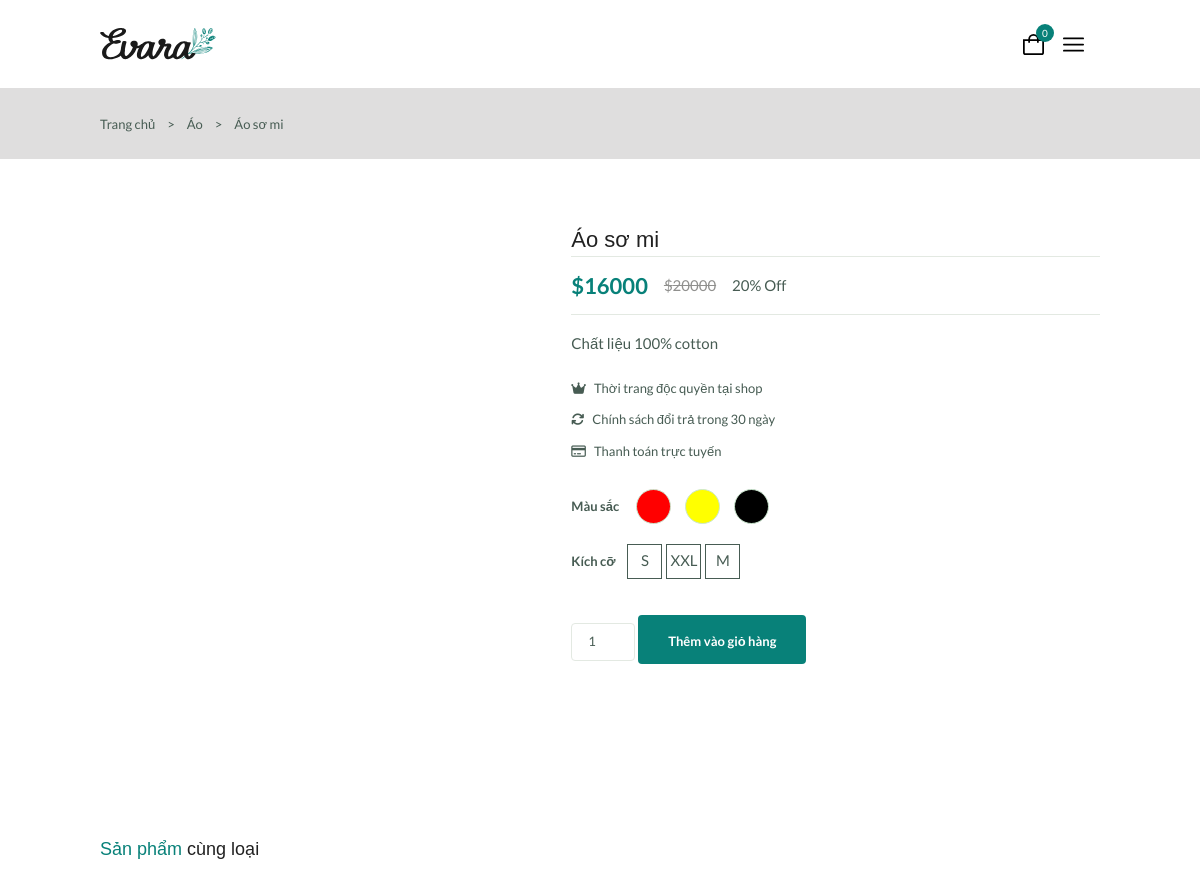
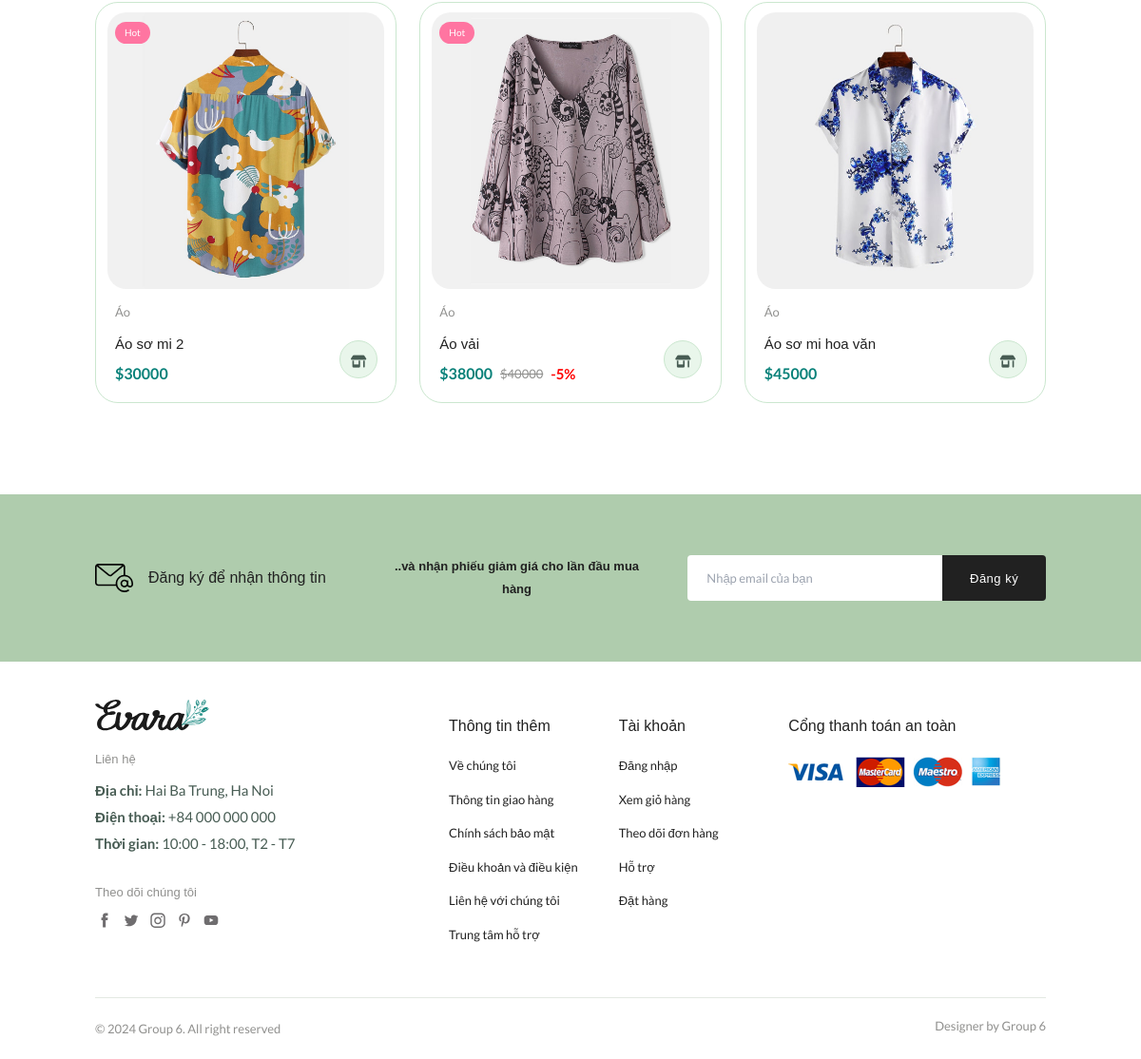
/index.php?act=details&idpro=1, run on the app's committed database (2 pictures, top to bottom).
### tables this page shows
CREATE TABLE `mausac` (
  `id_mau_sac` int(10) NOT NULL,
  `ten_mau_sac` varchar(255) NOT NULL,
  `ma_mau` varchar(255) NOT NULL
);

CREATE TABLE `kichco` (
  `id_kich_co` int(10) NOT NULL,
  `ten_kich_co` varchar(255) NOT NULL
);

CREATE TABLE `sanpham` (
  `id_san_pham` int(10) NOT NULL,
  `id_danhmuc` int(10) NOT NULL,
  `ten_san_pham` varchar(255) NOT NULL,
  `hinh_anh` varchar(255) NOT NULL,
  `mo_ta` text NOT NULL,
  `luot_xem` int(10) NOT NULL DEFAULT 0,
  `kich_hoat` bit(1) NOT NULL DEFAULT b'1'
);

CREATE TABLE `danhmuc` (
  `id_danh_muc` int(10) NOT NULL,
  `ten_danh_muc` varchar(255) NOT NULL,
  `kich_hoat` bit(5) NOT NULL DEFAULT b'1'
);

CREATE TABLE `bienthe` (
  `id_bien_the` int(10) NOT NULL,
  `id_sanpham` int(10) NOT NULL,
  `id_kichco` int(10) NOT NULL,
  `id_mausac` int(10) NOT NULL,
  `gia` float NOT NULL,
  `so_luong` int(11) NOT NULL,
  `giam_gia` int(5) NOT NULL
);

### models/pdo.php (called while the page is built, shortened)
<?php
function pdo_get_connection(){
    $dburl = "mysql:host=localhost;dbname=db_duan1;charset=utf8";
    $username = 'root';
    $password = '';
    $conn = new PDO($dburl, $username, $password);
    $conn->setAttribute(PDO::ATTR_ERRMODE, PDO::ERRMODE_EXCEPTION);
    return $conn;
}
function pdo_query($sql){
    $sql_args = array_slice(func_get_args(), 1);
    try{
        $conn = pdo_get_connection();
        $stmt = $conn->prepare($sql);
        $stmt->execute($sql_args);
        $rows = $stmt->fetchAll();
        return $rows;
    }
    catch(PDOException $e){
        throw $e;
    }
    finally{
        unset($conn);
    }
}
function pdo_query_one($sql){
    $sql_args = array_slice(func_get_args(), 1);
    try{
        $conn = pdo_get_connection();
        $stmt = $conn->prepare($sql);
        $stmt->execute($sql_args);
        $row = $stmt->fetch(PDO::FETCH_ASSOC);
        return $row;
    }
    catch(PDOException $e){
        throw $e;
    }
    finally{
        unset($conn);
    }
}

### models/SanPham.php (called while the page is built, shortened)
<?php
    function load_ten_dm($iddm){
        if($iddm>0){
            $sql = "select * from danhmuc where id_danh_muc=".$iddm;
            $dm = pdo_query_one($sql);
            extract($dm);
            return $ten_danh_muc;
        }else{
            return "";
        }
    }
    function loadOne_pro($id_sanpham){
        $sql="SELECT id_sanpham,ten_san_pham,gia,giam_gia,mo_ta,luot_xem,hinh_anh,id_danhmuc FROM bienthe JOIN sanpham ON bienthe.id_sanpham=sanpham.id_san_pham WHERE id_sanpham=$id_sanpham";
        $sanpham=pdo_query_one($sql);
        return $sanpham;
    }
    function getAllColorsById($id_sanpham){
        $sql="SELECT DISTINCT id_mau_sac,ten_mau_sac,ma_mau FROM bienthe JOIN mausac ON mausac.id_mau_sac=bienthe.id_mausac WHERE id_sanpham=$id_sanpham";
        $sanpham=pdo_query($sql);
        return $sanpham;
    }
    function getAllSizesById($id_sanpham){
        $sql="SELECT DISTINCT id_kichco,id_kich_co,ten_kich_co FROM bienthe JOIN kichco ON bienthe.id_kichco=kichco.id_kich_co WHERE id_sanpham=$id_sanpham";
        $sanpham=pdo_query($sql);
        return $sanpham;
    }
    function loadOthers_pro($id_sanpham,$id_danhmuc){
        $sql="SELECT id_san_pham,ten_san_pham,hinh_anh,ten_danh_muc FROM sanpham JOIN danhmuc ON danhmuc.id_danh_muc=sanpham.id_danhmuc WHERE sanpham.kich_hoat=1
        AND id_san_pham<>$id_sanpham AND id_danhmuc=$id_danhmuc LIMIT 4";
        $list=pdo_query($sql);
        return $list;
    }
    function loadPriceVariantOthers($id_sanpham){
        $sql = "SELECT id_bien_the,gia, giam_gia FROM bienthe WHERE id_sanpham=$id_sanpham ORDER BY gia DESC";
        $variant = pdo_query_one($sql);
        return $variant;
    }
    function hot() {
        $sql = "SELECT id_san_pham
                FROM sanpham
                ORDER BY luot_xem DESC
                LIMIT 3;
                ";
        $hot = pdo_query($sql);
        $result = array();
        foreach ($hot as $row) {
            $result[] = $row['id_san_pham'];
        }
        return $result;
    }
?>

### views/details.php (the view, shortened to what this page needs)
<main class="main">
    <section class="breadcrumb">
      <ul class="breadcrumb__list flex container">
        <?php
        extract($onePro);
        $get_id_color=null;
        $get_id_size=null;
        ?>
        <li><a href="index.php" class="breadcrumb__link">Trang chủ</a></li>
        <li><span class="breadcrumb__link">></span></li>
        <?php
echo "<li><a href='index.php?act=shop&iddm=".$onePro['id_danhmuc']."' class='breadcrumb__link'>".$tendm."</a></li>";
?>
        <li><span class="breadcrumb__link">></span></li>
        <li><span class="breadcrumb__link"><?=$ten_san_pham ?></span></li>
      </ul>
    </section>
    <section class="details section--lg">
    <?php
    echo '
    <div class="details__container container grid ac">
    <div class="details__group">
      <img src="./uploads/'.$hinh_anh.'" alt="" class="details__img" id="details" onmouseout="imgOut()"
        onmouseover="imgOver()">
    </div>
    <div class="details__group">
      <h3 class="details__title">'.$ten_san_pham.'</h3>
      <div class="details__price flex">
        <span class="new__price">$'.($giam_gia==0?$gia:($gia * ((100 - $giam_gia) / 100))).'</span>
        <span class="old__price">'.($giam_gia==0?"":"$".$gia).'</span>
        <span class="save__price">'.($giam_gia!=0?$giam_gia."% Off":"").'</span>
      </div>
      <p class="short__description">
        '.$mo_ta.'
      </p>
      <ul class="product__list">
        <li class="list__item flex">
          <i class="fa-solid fa-crown"></i>Thời trang độc quyền tại shop
        </li>
        <li class="list__item flex">
          <i class="fa-solid fa-arrows-rotate"></i>Chính sách đổi trả trong 30 ngày
        </li>
        <li class="list__item flex">
          <i class="fa-regular fa-credit-card"></i>Thanh toán trực tuyến
        </li>
      </ul>
      <form action="index.php?act=chooseColor&idpro='.$id_sanpham.'" method="post" id="form_color">
        <div class="details__color flex">
          <span class="details__color-title">Màu sắc</span>
          <ul class="color__list">';
          $id_color='';
            foreach($colors as $color){
              extract($color);
              echo '
                <li>
                  <input type="radio" '.($id_color==$id_mau_sac?"checked":"").' name="colors" onclick="return this.form.submit()" class="colors" value='.$id_mau_sac.'>
                  <label class="showColor" style="background-color:'.$ma_mau.';"></label>
                </li>
              ';
            }
          echo '</ul>
        </div>';
      echo '
      <div class="details__size flex">
        <span class="details__size-title">Kích cỡ</span>
        <ul class="size__list">';
          $id_size='';
          foreach($sizes as $size){
            extract($size);
            echo '
            <li>
              <input type="radio" class="sizes" name="sizes" '.($id_size==$id_kichco?"checked":"").' onclick="return this.form.submit()" value="'.$id_kichco.'" id="">
              <label class="showSize">'.$ten_kich_co.'</label>
            </li>
            ';
          }
        echo '
        </form>
      </div>
      <div class="details__action">
      <form action="index.php?act=addToCart" method="post">
        <input type="number" name="quantity" id="" class="quantity" min="1" max="10" step="1" value="1">
        <input type="hidden" name="id_sanpham" id="" class="quantity" min="1" step="1" value="'.$id_sanpham.'">
        <input type="hidden" name="id_mausac" id="" class="quantity" min="1" step="1" value="'.$get_id_color.'">
        <input type="hidden" name="id_kichco" id="" class="quantity" min="1" step="1" value="'.$get_id_size.'">
        <input type="submit" class="btn btn-sm" value="Thêm vào giỏ hàng" name="addToCart" '.($get_id_color?($get_id_size?"":"disabled"):"disabled").'>
      </div>
      </form>
    </div>
  </div>';
    ?>
    </section>
    <section class="products container section--lg">
      <h3 class="section__title"><span>Sản phẩm</span> cùng loại</h3>
      <div class="products__container grid">
      <?php
      $othersPro = loadOthers_pro($id_sanpham,$id_danhmuc);
      extract($hot);
      $hot_ids = hot();
      foreach ($othersPro as $others){
        extract($others);
        $variant_price_others = loadPriceVariantOthers($id_san_pham);
        $id_bien_the=$variant_price_others['id_bien_the'];
        $gia = $variant_price_others['gia'];
        $giam_gia = $variant_price_others['giam_gia'];
        $linkPro = "index.php?act=details&idpro=".$id_san_pham;
        $hott = "";
        $check = false;
        if (in_array($id_san_pham, $hot_ids)) {
          $hott = "Hot";
          $check = true;
        }else{
          $hott ="";
        }
      echo '
      <div class="product__item">
      <div class="product__banner">
        <a href="'.$linkPro.'" class="product__imgaes">
          <img src="./uploads/'.$hinh_anh.'" alt="" class="product__img defaule">
        </a>
        <div class="product__badge light-pink' . ($check == true ? '' : 'light-red hidden') . '">' . ($check == true ? $hott : '') . '</div>
      </div>
      <div class="product_content">
        <span class="product__category">'.$ten_danh_muc.'</span>
        <a href="'.$linkPro.'">
          <h3 class="product__title">'.$ten_san_pham.'</h3>
        </a>
        <div class="product__price flex">
        <span class="new__price">$' . ($giam_gia == 0 ? $gia : $gia * ((100 - $giam_gia) / 100)) . '</span>
        <span class="old__price">' . (empty($giam_gia) ? "" :"$". $gia) . '</span>
        <span class="discount">' . (empty($giam_gia) ? '' : "-".$giam_gia."%") . '</span>
    </div>
        <a href="index.php?act=addToCart&idbt='.$id_bien_the.'" class="action__btn cart__btn" aria-lable="Thêm vào giỏ hàng">
          <i class="fa-solid fa-shop"></i>
        </a>
      </div>
    </div>
      ';}
      ?>
      </div>
    </section>
  </main>

### data on the page
kichco: ten_kich_co "S"
kichco: ten_kich_co "XXL"
kichco: ten_kich_co "M"
sanpham: hinh_anh (picture), id_san_pham "Hot", id_danhmuc.ten_danh_muc "Áo", ten_san_pham "Áo sơ mi 2", bienthe.gia "30000"
sanpham: hinh_anh (picture), id_san_pham "Hot", id_danhmuc.ten_danh_muc "Áo", ten_san_pham "Áo vải", bienthe.gia+giam_gia "38000", bienthe.gia "40000", bienthe.giam_gia "5"
sanpham: hinh_anh (picture), id_danhmuc.ten_danh_muc "Áo", ten_san_pham "Áo sơ mi hoa văn", bienthe.gia "45000"

### other printed values
$countProducts "0"
$tendm "Áo"
$ten_san_pham "Áo sơ mi"
$gia * ((100 - $giam_gia) / 100) "16000"
$gia "20000"
$giam_gia "20"
$mo_ta "Chất liệu 100% cotton"
